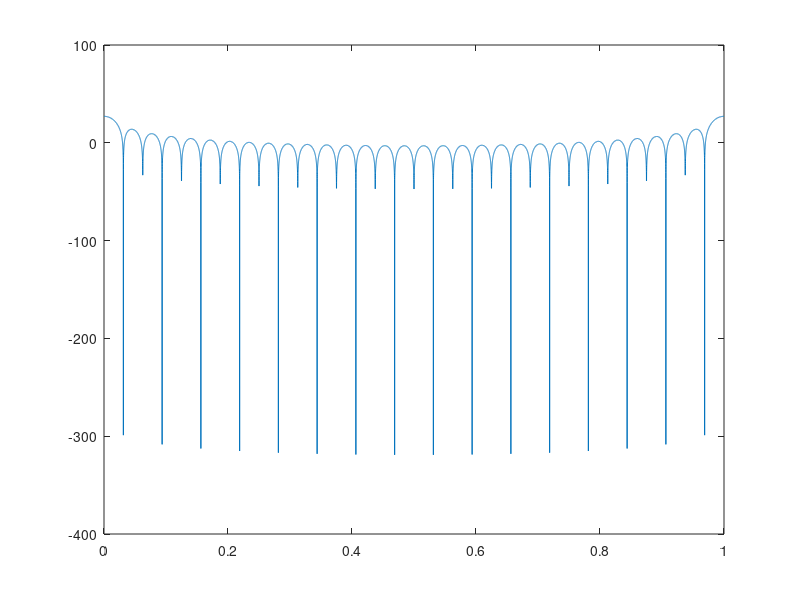

This chart was generated by the following MATLAB code:
% From angles to prototype
clc
clf
close all
clearvars

%% Prototype filter parameter definition
M = 16; % M channels for the FB, and 2M polyphase components for the prototype filter
m = 1; % m taps for each polyphase component
N = 2*m*M-1; % The order of the prototype filter

% theta = pi/4*ones(M/2,m); % The parameters to optimize, one row per channel
theta = pi/4*ones(M/2,1);
G(1:M/2) = cos(theta);
if isrow(G)
    G = G.';
end
G(M/2+1:M) = flipud(sin(theta));
G(M+1:M+M/2) = fliplr(flipud(G(M/2+1:M)));
G(M+M/2+1:2*M) = fliplr(flipud(G(1:M/2)));
p = G; % The prototype filter

% Compute the DFT
nfft = 1024*M;
x_ax = 0:1/nfft:1-1/nfft;
P = mag2db(abs(fft(p,nfft)));
plot(x_ax,P)